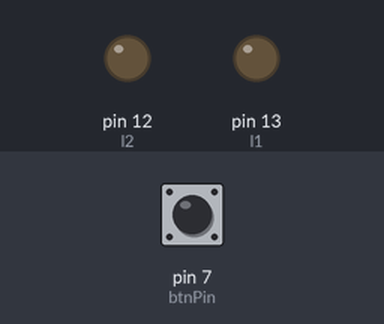
A sketch run on a simulated Arduino Uno, built with avr-gcc and run on an emulated ATmega328P. Shown: output pins drawn as LEDs (lit = HIGH). The test bench sets the inputs (shaded band); at power-on: pin 7 (btnPin) HIGH.

Above: at 1.2 s.
1.3 s: pin 7 (btnPin) pulled LOW for 0.15 s
At 1.9 s:
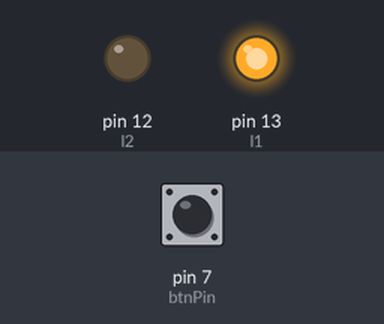
2.9 s: pin 7 (btnPin) pulled LOW for 1 s
At 4.3 s:
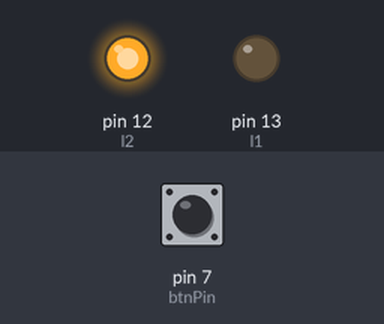
5.4 s: pin 7 (btnPin) pulled LOW for 3.2 s
At 6.2 s:
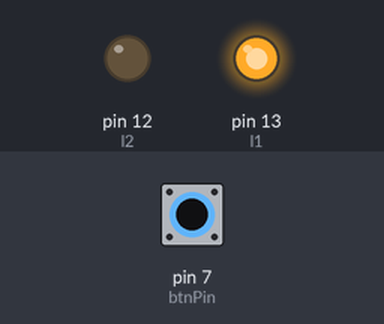
Timing chart, 0 to 8.4 s (numbered marks = the images above; inputs shaded):
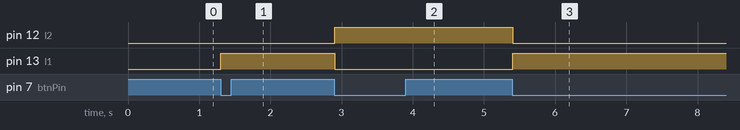

Measured:
- after the input at 1.3 s, pin 13 (l1): LOW → HIGH at once
- after the input at 2.9 s, pin 12 (l2): LOW → HIGH at once; pin 13 (l1): HIGH → LOW at once
- after the input at 5.4 s, pin 12 (l2): HIGH → LOW at once; pin 13 (l1): LOW → HIGH at once

The sketch:

02_Button.ino
```cpp
int led = 0;
int btnPin = 7;
int lastState = HIGH;
int currState;
int ledState = LOW;
int l1 = 13, l2 = 12;

void setup() {
  btn2LedsSetup();
}

void loop() {
  btn2LedsLoop();
}
```

2-0_Btn.ino
```cpp
void btnStateSetup(int btnPin) {
  Serial.begin(9600);
  pinMode(btnPin, INPUT_PULLUP);
}

void btnStateLoop(int btnPin) {
  currState = digitalRead(btnPin);
  /*
  Serial.print("lastState: ");
  Serial.print(lastState);
  Serial.print("\t -> currState: ");
  Serial.println(currState);
  */

  if (lastState == LOW && currState == HIGH) {
    Serial.println("The state changed from LOW to HIGH -> Button RELEASED");
  } else if (lastState == HIGH && currState == LOW) {
    Serial.println("The state changed from HIGH to LOW -> Button PRESSED");
  }
  lastState = currState;
}
```

2-1_Btn_LED.ino
```cpp
void btnLedSetup() {
  pinMode(btnPin, INPUT_PULLUP);
  pinMode(led, OUTPUT);
}

void btnLedLoop() {
  currState = digitalRead(btnPin);

  if (currState == HIGH) {
    digitalWrite(led, LOW);
  }

  if (currState == LOW) {
    digitalWrite(led, HIGH);
  }
}
```

2-2_Btn_Press_LED.ino
```cpp
void btnPressSetup() {
  pinMode(btnPin, INPUT_PULLUP);
  pinMode(led, OUTPUT);
}

void btnPressLoop() {
  currState = digitalRead(btnPin);

  if(lastState == HIGH && currState == LOW) {
    ledState = !ledState;
    digitalWrite(led, ledState);
  }
  lastState = currState;
  delay(50);  //debounce delay
}
```

2-3_Btn_2Leds.ino
```cpp
void btn2LedsSetup() {
  pinMode(l1, OUTPUT);
  pinMode(l2, OUTPUT);
  pinMode(btnPin, INPUT_PULLUP);
}

void btn2LedsLoop() {
  currState = digitalRead(btnPin);

  if (lastState == HIGH && currState == LOW) {
    if (ledState == 0) {
      digitalWrite(l1, HIGH);
      digitalWrite(l2, LOW);
    }
    if (ledState == 1) {
      digitalWrite(l1, LOW);
      digitalWrite(l2, HIGH);
    }
    ledState = !ledState;
  }
  lastState = currState;
  delay(50);
}
```
